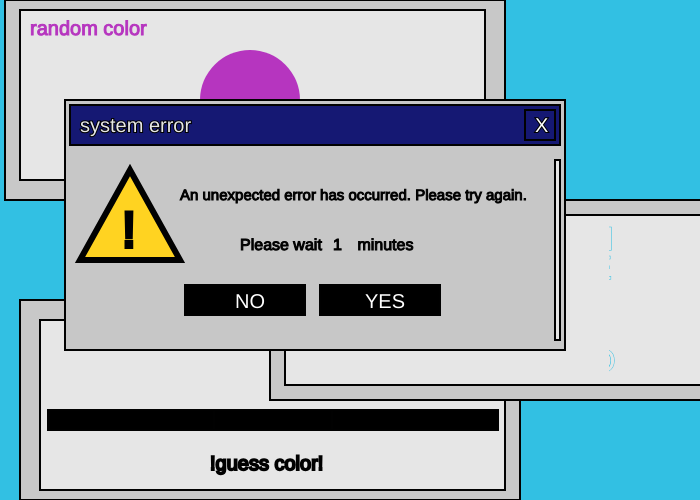
Frame 1 (no input)
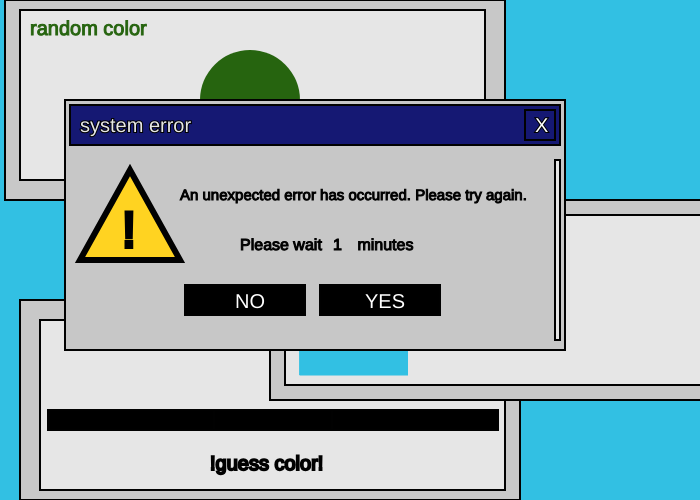
Frame 60 (no input)
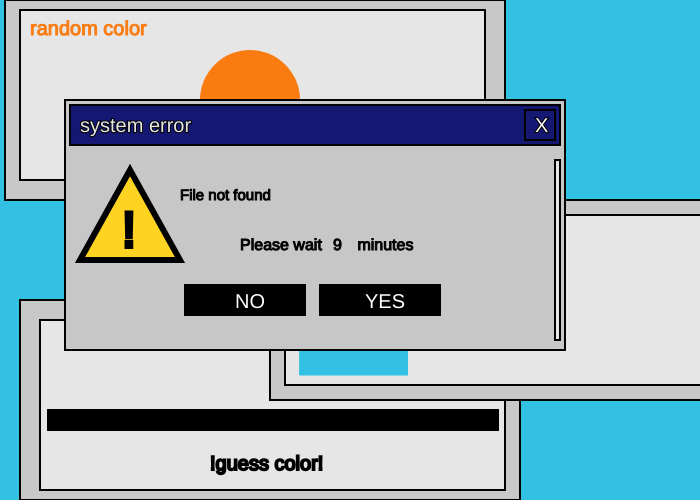
Frame 120 (the mouse pressed at the canvas centre since frame 60)

The p5.js sketch that drew these frames (run headless with seeded random() and noise() and a simulated clock; from frame 60 on, the mouse is pressed at the canvas centre):

// p5.js sketch
// ── sketch.js
//MTEC-1201
//SS3-Fang Ning W
//Error pop-up

//I explored randomness and interactivity through programming, using code to create a retro-style computer error pop-up window.


//Instructions:
//1. Press the Space bar to generate a random color.
//2. Hover the mouse over the "NO", "YES", or "x" (cancel) buttons to turn them red.
//3. Click anywhere on the screen to randomly change the content of the pop-up window.
//4. Click the box on the right side of the screen to reset to the starting point and begin moving to the right while displaying text.



let num = 1// 随机的初始数字
let message = "An unexpected error has occurred. Please try again."// 默认消息
let messages = ["system error", "File not found", "An unexpected error has occurred.", "Please try again."]// 可选消息列表
let value = 0
let value1 = 0
let value2 = 0
let r = 0, g = 0, b = 0
let rectX = 290


function setup() {

  createCanvas(700, 500);


}


function draw() {
  background(50, 192, 227);

  r = random(255)
  g = random(255)
  b = random(255)


  
//background design-rect 1 top of left
  
  stroke(1)
  strokeWeight(2)
  fill(200, 200, 200)
  rect(5, 0, 500, 200)


  fill(230, 230, 230)
  rect(20, 10, 465, 170)

//------------rect 2 bottom of left
  stroke(1)
  strokeWeight(2)
  fill(200, 200, 200)
  rect(20, 300, 500, 200)

  
  fill(230, 230, 230)
  rect(40, 320, 465, 170)

//------------rect 3

  rect(48, 410, 450, 20)

//--------------rect 4 top of right
  stroke(1)
  strokeWeight(2)
  fill(200, 200, 200)
  rect(270, 200, 500, 200)

  
  fill(230, 230, 230)
  rect(285, 215, 465, 170)


  stroke(50, 192, 227)
  strokeWeight(1)
  textSize(33)
  text("H", 590, 250)
  text("E", 590, 279)
  text("L", 590, 309)
  text("L", 590, 339)
  text("O", 590, 372)

  strokeWeight(1)
  fill(50, 192, 227)
  rect(300, 225, 270, 150)


  stroke(0)
  noStroke()
  fill(230, 230, 230)
  rect(rectX, 224, 319, 153)

  
  if(rectX < 800){
    rectX = rectX + 2
  }


// random color


  fill(r, g, b)
  noStroke()
   ellipse(250, 100, 100)
   stroke(r, g, b)
   textSize(20)
    text("random color", 30, 35)

  
//弹窗背景
  stroke(1)
  strokeWeight(2)
  fill(199, 199, 199)
  rect(65, 100, 500, 250)

  //弹窗标题栏
  stroke(1)
  strokeWeight(2)
  fill(21, 24, 115)
  rect(70, 105, 490, 40)

  //弹窗cancel按钮
  stroke(1)
  strokeWeight(2)

  if (mouseX > 525 && mouseX < 555 && mouseY > 110 && mouseY < 140){
    fill(153, 22, 20)
  }// 限制鼠标悬停区域
  rect(525, 110, 30, 30)

  //弹窗标题栏内容
  stroke(1)
  strokeWeight(2)
  fill(230, 230, 230)
  textSize(20)
  text("system error", 80, 132)

  //cancel X
  stroke(1)
  strokeWeight(2)
  fill(255)
  textSize(20)
  text("X", 535, 132)

  //弹窗内容
  stroke(1)
  strokeWeight(1)
  fill(0)
  textSize(15)
  text(message, 180, 200)// message= 随机消息
  

  //弹窗NO
  stroke(1)
  strokeWeight(2)
  if (mouseX > 185 && mouseX < 305 && mouseY > 285 && mouseY < 315){
  fill(153, 22, 20) }
 
  rect(185, 285, 120, 30)
  fill(255)
  textSize(20)
  text("NO", 235, 308)

  //弹窗yes
  stroke(1)
  strokeWeight(2) 
  fill(0)
  if (mouseX > 320 && mouseX < 440 && mouseY > 285 && mouseY < 315){
  fill(153, 22, 20)}

 
  rect(320, 285, 120, 30)

  fill(255)
  strokeWeight(2)
  textSize(20)
  text("YES", 365, 308)

  //弹窗内容下滑线
  fill(230, 230, 230)
  stroke(0)
  strokeWeight(2)
  rect(555, 160, 5, 180)

  //弹窗内容
  stroke(1)
  strokeWeight(1)
  fill(0)
  textSize(16)
  text("Please wait        minutes", 240, 250)

  //随机数字
  textSize(16)
  text(num, 333, 250)
   
  // 警告
  stroke(1)
  strokeWeight(6)
  fill(255, 211, 33)
  triangle(130, 170, 180, 260, 80, 260)
  // !
  stroke(1)
  strokeWeight(4)
  fill(0)
  textSize(50)
  text("!", 122, 247)

  
  // guess color section
  stroke(1)
  strokeWeight(2)
  textSize(20)
  text("!guess color!", 210, 470)  

  // ?- color
    stroke(1)
    strokeWeight(2)
    fill(value)
    rect(48, 410, 166, 20)

    fill(value1)  
    rect(214, 410, 118, 20)

    fill(value2)
    rect(332, 410, 166, 20)

  


}

 function mousePressed(){
  num = int(random(1, 10))// 随机生成1到10之间的整数 int（）将浮点数转化为整数

  message = random(messages)// 从可选消息列表中随机选择一个消息

  rectX = 290
}

function keyPressed(){
  if (value === 0){
    value = color(r, g, b);
  }else{
    value = 0;
  }

  if (value1 === 0){
    value1 = color(r, g, b)
  }else{
    value1 = 0
  }
  
  if (value2 === 0){
    value2 = color(r, g, b)
  }else{
    value2 = 0 
  }

  if (key === "r"){
    r = random(255)
    g = random(255)
    b = random(255)
  }
}
// end of code

//NOTE：
// let name 用于声明变量
// let name = ["?", "??", "???"] 用于声明一个数组变量
// 数组变量用于储存多个值当使用 random() 函数时，可以从数组中随机选择一个值
// 随机选择消息时，使用random（） 函数从数组中随机选择一个值
// if (mouseX > 525 && mouseX < 555 && mouseY > 110 && mouseY < 140){ fill(153, 22, 20)}用于限制鼠标悬停区域改变颜色当鼠标悬停在该区域时，执行fill（153，22，20）
// strokeWeight用于设置描边宽度，但会影响到所有使用strokeWeight（）的图形所以在使用时需要在每个图形前单独设置strokeWeight（）
// function mousePressed() 用于处理鼠标点击事件 以及需要注意需要在draw（）函数中调用该函数及该function需在function setup和function draw（）之外定义
//else 用于在if条件不满足时执行相应的代码块
// && 用于在条件判断中同时满足多个条件
// || 用于在条件判断中只要满足其中一条条件即可
